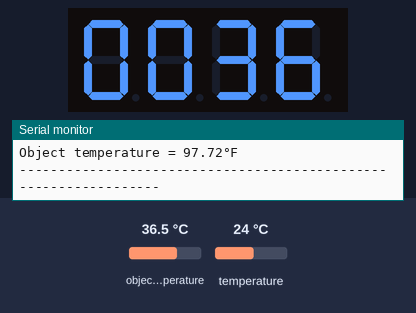
This sketch was run on a simulated Arduino Uno, built with avr-gcc and run on an emulated ATmega328P. On the bench: 4-digit seven-segment display, the last lines printed to the serial monitor. The inputs (shaded band) are chosen by the test bench; at power-on: object temperature 36.5 °C, temperature 24 °C.

Above: at 1.2 s.
1.3 s: object temperature set to 20 °C
At 2.9 s:
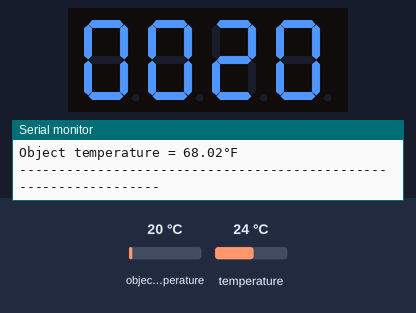
3.8 s: object temperature set to 26 °C
At 5.7 s:
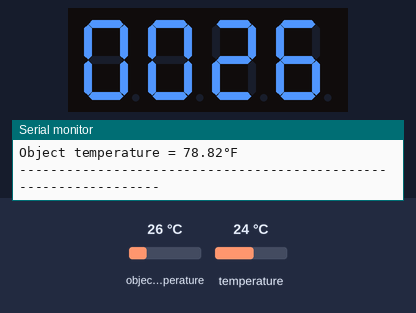
6.0 s: object temperature set to 32 °C
At 7.3 s:
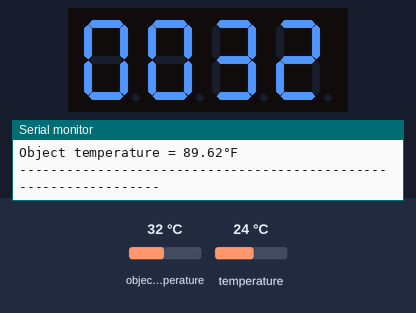
Timing chart, 0 to 9.0 s (numbered marks = the images above; inputs shaded):
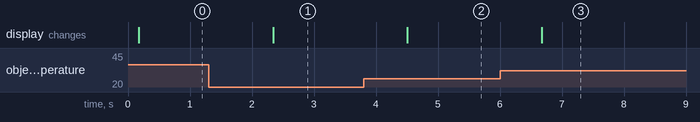

Measured:
- after the input at 1.3 s, the display: changes after 1.0 s (image 1)
- after the input at 3.8 s, the display: changes after 0.70 s (image 2)
- after the input at 6.0 s, the display: changes after 0.67 s (image 3)

The sketch:

mlx.ino
```cpp
#include <Adafruit_MLX90614.h>
#include <TM1637.h>
Adafruit_MLX90614 mlx = Adafruit_MLX90614();


int CLK = 14;
int DIO = 12;

TM1637 tm(CLK,DIO);


void setup() {
  tm.init();

  //set brightness; 0-7
  tm.set(2);
  Serial.begin(9600);
  while (!Serial);

  if (!mlx.begin()) {
    Serial.println("Error connecting to MLX sensor. Check wiring.");
    while (1);
  };
}

void loop() {
  Serial.print("\nAmbient temperature = ");
  Serial.print(mlx.readAmbientTempC());
  Serial.print("°C");
  Serial.print("   ");
  Serial.print("\nObject temperature = ");
  Serial.print(mlx.readObjectTempC());
  Serial.println("°C");

  Serial.print("\nAmbient temperature = ");
  Serial.print(mlx.readAmbientTempF());
  Serial.print("°F");
  Serial.print("   ");
  Serial.print("\nObject temperature = ");
  Serial.print(mlx.readObjectTempF());
  Serial.println("°F");

  Serial.println("-----------------------------------------------------------------");
  displayNumber(mlx.readObjectTempC());
  delay(2000);
}
void displayNumber(int num){
    tm.display(3, num % 10);
    tm.display(2, num / 10 % 10);
    tm.display(1, num / 100 % 10);
    tm.display(0, num / 1000 % 10);
}
```
